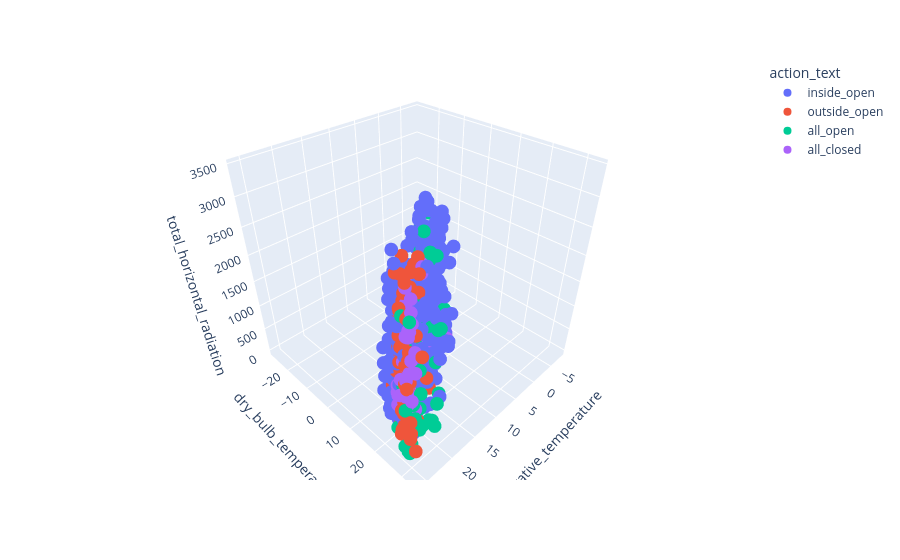

The notebook cell this image was saved under:
### Code cell
import plotly.express as px

actions = actions.sample(1000)

fig = px.scatter_3d(
    actions,
    x="operative_temperature",
    y="dry_bulb_temperature",
    z="total_horizontal_radiation",
    color="action_text",
    color_continuous_scale="Viridis"
)

fig.show()
